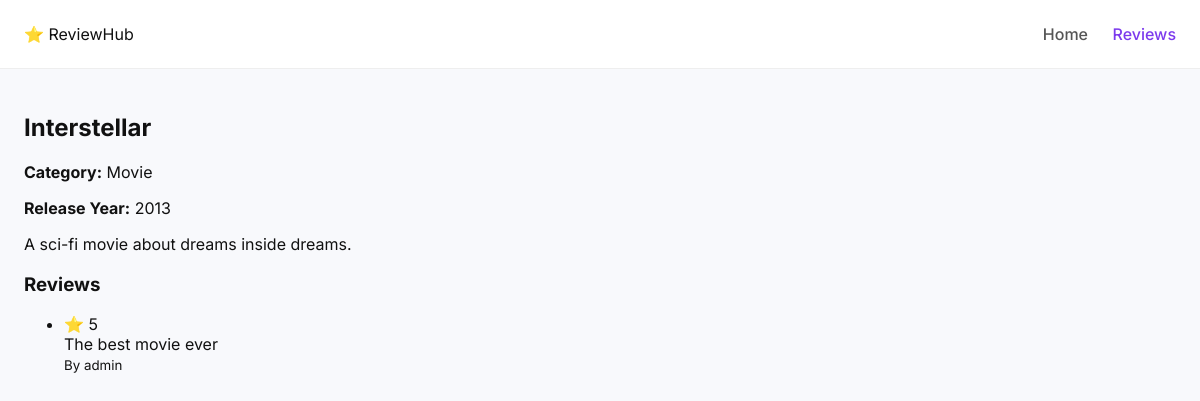
Page /items/1/ on the committed database.
### reviews/models.py (models this page shows, shortened)
class Item(models.Model):
    CATEGORY_CHOICES = [
        ('Movie', 'Movie'),
        ('Book', 'Book'),
    ]
    title = models.CharField(max_length=200)
    category = models.CharField(max_length=10, choices=CATEGORY_CHOICES)
    description = models.TextField()
    release_year = models.IntegerField()

class Review(models.Model):
    item = models.ForeignKey(Item, on_delete=models.CASCADE, related_name='reviews')
    user = models.ForeignKey(User, on_delete=models.CASCADE)
    rating = models.IntegerField()
    comment = models.TextField()
    created_at = models.DateTimeField(auto_now_add=True)

### reviews/views.py (the view)
# urls.py: path('items/<int:pk>/', views.item_detail, name='item_detail'),
def item_detail(request, pk):
    item = get_object_or_404(Item, pk=pk)
    return render(request, 'reviews/item_detail.html', {'item': item})

### reviews/templates/reviews/item_detail.html
{% extends 'reviews/base.html' %}
{% block content %}
<h2>{{ item.title }}</h2>
<p><strong>Category:</strong> {{ item.category }}</p>
<p><strong>Release Year:</strong> {{ item.release_year }}</p>
<p>{{ item.description }}</p>
<h3>Reviews</h3>
{% if item.reviews.all %}
    <ul>
        {% for review in item.reviews.all %}
            <li>
                ⭐ {{ review.rating }}<br>
                {{ review.comment }}<br>
                <small>By {{ review.user }}</small>
            </li>
        {% endfor %}
    </ul>
{% else %}
    <p>No reviews yet.</p>
{% endif %}
{% endblock %}

### reviews/static/reviews/css/style.css (style rules this page uses)
* { box-sizing: border-box; font-family: 'Inter', sans-serif; }
body { margin: 0; background: #f8f9fc; color: #111; }

### rows in the picture
Item: title "Interstellar", category "Movie", release_year "2013", description "A sci-fi movie about dreams inside dreams."
Review: rating "5", comment "The best movie ever", user "admin"
